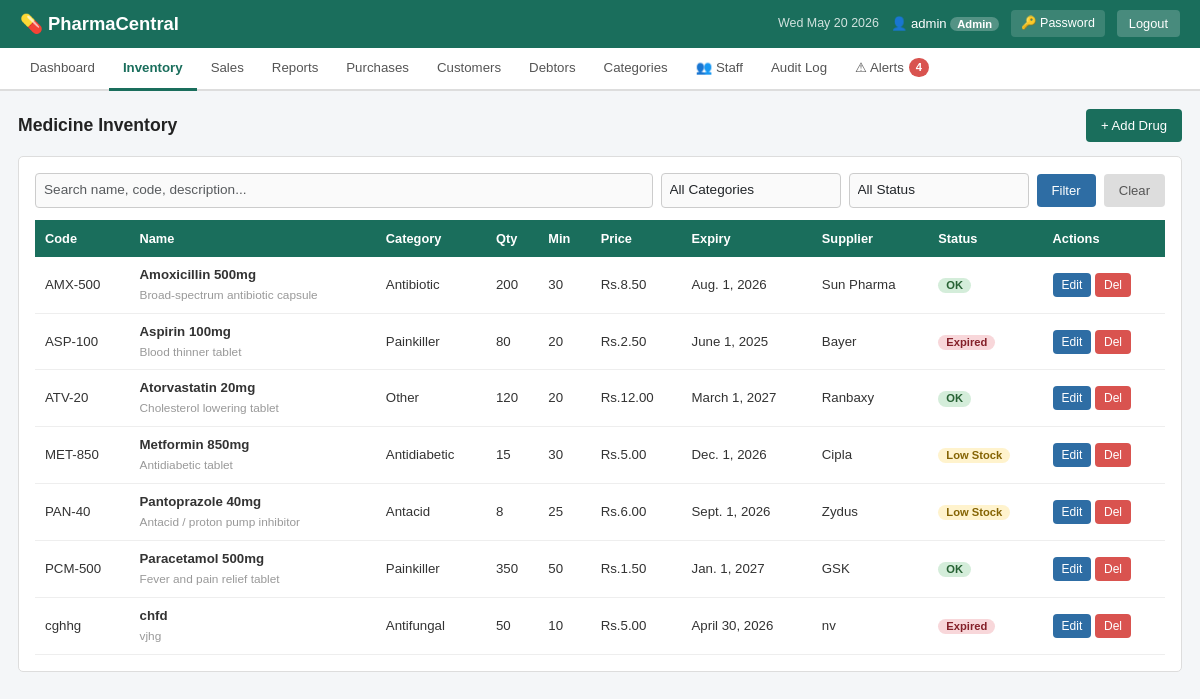
Screenshot of /inventory/ (signed in) with the database file from the repository.
### inventory/models.py (models this page shows, shortened)
class Drug(models.Model):
    code = models.CharField(max_length=50, unique=True)
    name = models.CharField(max_length=200)
    description = models.TextField(blank=True)
    category = models.ForeignKey(DrugCategory, null=True, blank=True, on_delete=models.SET_NULL, related_name='drugs')
    quantity = models.PositiveIntegerField(default=0)
    minimum_quantity = models.PositiveIntegerField(default=10)
    unit_price = models.DecimalField(max_digits=10, decimal_places=2)
    expiry_date = models.DateField()
    supplier = models.CharField(max_length=200, blank=True)
    created_at = models.DateTimeField(auto_now_add=True)
    updated_at = models.DateTimeField(auto_now=True)
    class Meta:
        ordering = ['name']
    @property
    def days_until_expiry(self):
        return (self.expiry_date - date.today()).days
    @property
    def status(self):
        days = self.days_until_expiry
        if days < 0:
            return 'expired'
        elif days <= 30:
            return 'expiring'
        elif self.quantity <= self.minimum_quantity:
            return 'low'
        return 'ok'
    @property
    def category_name(self):
        return self.category.name if self.category else 'Uncategorised'

class DrugCategory(models.Model):
    name = models.CharField(max_length=100, unique=True)
    created_at = models.DateTimeField(auto_now_add=True)
    class Meta:
        ordering = ['name']
        verbose_name_plural = 'Drug Categories'

### inventory/views.py (the view)
# urls.py: path('inventory/',                  views.inventory_list, name='inventory_list'),
@login_required
def inventory_list(request):
    today  = date.today()
    thirty = today + timedelta(days=30)
    drugs  = Drug.objects.select_related('category').all()
    query           = request.GET.get('query', '')
    status_filter   = request.GET.get('status_filter', 'all')
    category_filter = request.GET.get('category_filter', '')
    if query:
        drugs = drugs.filter(Q(name__icontains=query) | Q(code__icontains=query) | Q(description__icontains=query))
    if category_filter:
        drugs = drugs.filter(category__id=category_filter)
    if status_filter == 'expired':
        drugs = drugs.filter(expiry_date__lt=today)
    elif status_filter == 'expiring':
        drugs = drugs.filter(expiry_date__gte=today, expiry_date__lte=thirty)
    elif status_filter == 'low':
        drugs = drugs.filter(quantity__lte=F('minimum_quantity'), expiry_date__gte=today)
    ctx = base_ctx(request)
    ctx.update({'drugs': drugs, 'query': query, 'status_filter': status_filter,
                'category_filter': category_filter, 'categories': DrugCategory.objects.all()})
    return render(request, 'inventory/inventory.html', ctx)

### inventory/views.py (called while the page is built)
def is_admin(user):
    return user.is_authenticated and (user.is_superuser or user.is_staff)

def base_ctx(request):
    return {'alert_count': len(build_alerts()), 'is_admin': is_admin(request.user)}

### inventory/templates/inventory/inventory.html (shortened to what this page needs)
{% extends 'inventory/base.html' %}
{% block content %}
<div class="page-header">
  <h2 class="page-title">Medicine Inventory</h2>
  {% if is_admin %}<a href="{% url 'drug_add' %}" class="btn btn-green">+ Add Drug</a>{% endif %}
</div>
<div class="form-box">
  <form method="get" class="search-bar">
    <input type="text" name="query" value="{{ query }}" placeholder="Search name, code, description..." class="form-control">
    <select name="category_filter" class="form-control" style="max-width:180px">
      <option value="">All Categories</option>
    </select>
    <select name="status_filter" class="form-control" style="max-width:170px">
      <option value="all"      {% if status_filter == 'all' %}selected{% endif %}>All Status</option>
    </select>
    <button type="submit" class="btn btn-blue">Filter</button>
    <a href="{% url 'inventory_list' %}" class="btn" style="background:#ddd;color:#555">Clear</a>
  </form>
  {% if drugs %}
  <div class="table-wrap">
    <table>
      <thead>
        <tr><th>Code</th><th>Name</th><th>Category</th><th>Qty</th><th>Min</th><th>Price</th><th>Expiry</th><th>Supplier</th><th>Status</th>{% if is_admin %}<th>Actions</th>{% endif %}</tr>
      </thead>
      <tbody>
        {% for drug in drugs %}
        <tr>
          <td>{{ drug.code }}</td>
          <td><strong>{{ drug.name }}</strong>{% if drug.description %}<br><span style="color:#999;font-size:0.74rem">{{ drug.description }}</span>{% endif %}</td>
          <td>{{ drug.category_name }}</td>
          <td>{{ drug.quantity }}</td>
          <td>{{ drug.minimum_quantity }}</td>
          <td>Rs.{{ drug.unit_price }}</td>
          <td>{{ drug.expiry_date }}</td>
          <td>{{ drug.supplier }}</td>
          <td>
            {% if drug.status == 'expired' %}<span class="badge badge-expired">Expired</span>
            {% elif drug.status == 'expiring' %}<span class="badge badge-expiring">Expiring Soon</span>
            {% elif drug.status == 'low' %}<span class="badge badge-low">Low Stock</span>
            {% else %}<span class="badge badge-ok">OK</span>{% endif %}
          </td>
          {% if is_admin %}
          <td>
            <a href="{% url 'drug_edit' drug.pk %}" class="btn btn-blue btn-sm">Edit</a>
            <a href="{% url 'drug_delete' drug.pk %}" class="btn btn-red btn-sm">Del</a>
          </td>
          {% endif %}
        </tr>
        {% endfor %}
      </tbody>
    </table>
  </div>
  {% else %}
  <p class="no-data">No drugs found.</p>
  {% endif %}
</div>
{% endblock %}

### inventory/templates/inventory/base.html (shortened to what this page needs)
<!DOCTYPE html>
<html lang="en">
<head>
{% load static %}
<link href="https://cdn.jsdelivr.net/npm/bootstrap@5.3.3/dist/css/bootstrap.min.css" rel="stylesheet">
<link rel="stylesheet" href="{% static 'css/style.css' %}?v=20260319">
</head>
<body>
<header>
  <div class="header-left">
    <span class="logo">💊 PharmaCentral</span>
  </div>
  <div class="header-right">
    <span class="date-display" id="headerDate"></span>
    {% if user.is_authenticated %}
      <span class="user-info">
        👤 {{ user.username }}
        {% if user.is_staff or user.is_superuser %}
          <span class="role-badge">Admin</span>
        {% else %}
          <span class="role-badge salesperson">Staff</span>
        {% endif %}
      </span>
      <a href="{% url 'change_password' %}" class="btn-header">🔑 Password</a>
      <a href="{% url 'logout' %}" class="btn-logout">Logout</a>
    {% endif %}
  </div>
</header>
{% if user.is_authenticated %}
<nav class="main-nav">
  <a href="{% url 'dashboard' %}"      class="nav-link {% if request.resolver_match.url_name == 'dashboard' %}active{% endif %}">Dashboard</a>
  <a href="{% url 'inventory_list' %}" class="nav-link {% if 'inventory' in request.resolver_match.url_name or request.resolver_match.url_name == 'drug_add' %}active{% endif %}">Inventory</a>
  <a href="{% url 'sales_list' %}"     class="nav-link {% if request.resolver_match.url_name == 'sales_list' %}active{% endif %}">Sales</a>
  <a href="{% url 'sales_report' %}"   class="nav-link {% if 'sales_report' in request.resolver_match.url_name %}active{% endif %}">Reports</a>
  <a href="{% url 'purchase_list' %}"  class="nav-link {% if 'purchase' in request.resolver_match.url_name %}active{% endif %}">Purchases</a>
  <a href="{% url 'customer_list' %}"  class="nav-link {% if 'customer' in request.resolver_match.url_name %}active{% endif %}">Customers</a>
  <a href="{% url 'debtor_list' %}"    class="nav-link {% if 'debtor' in request.resolver_match.url_name %}active{% endif %}">Debtors</a>
  {% if is_admin %}
  <a href="{% url 'category_list' %}"  class="nav-link {% if 'category' in request.resolver_match.url_name %}active{% endif %}">Categories</a>
  <a href="{% url 'staff_list' %}"     class="nav-link {% if 'staff' in request.resolver_match.url_name %}active{% endif %}">👥 Staff</a>
  <a href="{% url 'audit_log' %}"      class="nav-link {% if request.resolver_match.url_name == 'audit_log' %}active{% endif %}">Audit Log</a>
  {% endif %}
  <a href="{% url 'alerts' %}" class="nav-link {% if request.resolver_match.url_name == 'alerts' %}active{% endif %}">
    ⚠ Alerts{% if alert_count %} <span class="alert-badge">{{ alert_count }}</span>{% endif %}
  </a>
</nav>
{% endif %}
<div class="main-content">
  {% block content %}{% endblock %}
</div>
</body>
</html>

### static/css/style.css (style rules this page uses)
* { box-sizing: border-box; margin: 0; padding: 0; }
body { font-family: Arial, sans-serif; background: #f4f6f8; color: #333; font-size: 14px; }
header { background: #1a6e5c; color: white; padding: 10px 20px; display: flex; align-items: center; justify-content: space-between; flex-wrap: wrap; gap: 8px; }
.logo { font-size: 1.15rem; font-weight: bold; }
.header-right { display: flex; align-items: center; gap: 12px; flex-wrap: wrap; }
.date-display { font-size: 0.78rem; opacity: 0.8; }
.user-info { font-size: 0.82rem; }
.role-badge { background: rgba(255,255,255,0.25); padding: 1px 7px; border-radius: 10px; font-size: 0.7rem; font-weight: bold; }
.btn-header { background: rgba(255,255,255,0.15); color: white; padding: 4px 10px; border-radius: 4px; text-decoration: none; font-size: 0.78rem; }
.btn-logout { background: rgba(255,255,255,0.2); color: white; padding: 4px 12px; border-radius: 4px; text-decoration: none; font-size: 0.8rem; }
.main-nav { background: #fff; border-bottom: 2px solid #ddd; display: flex; flex-wrap: wrap; padding: 0 16px; }
.nav-link { padding: 10px 14px; text-decoration: none; font-size: 0.83rem; color: #555; border-bottom: 3px solid transparent; margin-bottom: -2px; display: inline-flex; align-items: center; gap: 5px; }
.nav-link.active { color: #1a6e5c; border-bottom-color: #1a6e5c; font-weight: bold; }
.alert-badge { background: #d9534f; color: white; border-radius: 10px; padding: 1px 7px; font-size: 0.7rem; font-weight: bold; }
.main-content { padding: 18px; max-width: 1200px; margin: 0 auto; }
.page-title { font-size: 1.1rem; font-weight: bold; color: #222; margin-bottom: 14px; }
.page-header { display: flex; align-items: center; justify-content: space-between; margin-bottom: 14px; }
.page-header .page-title { margin-bottom: 0; }
.form-box { background: #fff; border: 1px solid #ddd; border-radius: 5px; padding: 16px; margin-bottom: 16px; }
.form-control { padding: 6px 8px; border: 1px solid #ccc; border-radius: 4px; font-size: 0.85rem; font-family: Arial, sans-serif; background: #fafafa; width: 100%; }
.btn { padding: 7px 15px; border: none; border-radius: 4px; cursor: pointer; font-size: 0.82rem; font-family: Arial, sans-serif; text-decoration: none; display: inline-block; }
.btn-green { background: #1a6e5c; color: #fff; }
.btn-red { background: #d9534f; color: #fff; }
.btn-blue { background: #2e6da4; color: #fff; }
.btn-sm { padding: 3px 9px; font-size: 0.75rem; }
.search-bar { display: flex; gap: 8px; flex-wrap: wrap; align-items: center; margin-bottom: 12px; }
.search-bar .form-control { flex: 1; min-width: 180px; }
.table-wrap { overflow-x: auto; }
table { width: 100%; border-collapse: collapse; }
thead { background: #1a6e5c; color: white; }
thead th { padding: 9px 10px; text-align: left; font-size: 0.8rem; white-space: nowrap; }
tbody tr { border-bottom: 1px solid #eee; }
tbody td { padding: 8px 10px; font-size: 0.83rem; }
.badge { display: inline-block; padding: 2px 8px; border-radius: 10px; font-size: 0.7rem; font-weight: bold; }
.badge-ok { background: #d4edda; color: #276234; }
.badge-low { background: #fff3cd; color: #856404; }
.badge-expired { background: #f8d7da; color: #842029; }

### rows the page displays
Drug: code "AMX-500", name "Amoxicillin 500mg", description "Broad-spectrum antibiotic capsule", category_name "Antibiotic", quantity "200", minimum_quantity "30", unit_price "8.50", expiry_date "Aug. 1, 2026", supplier "Sun Pharma", shows "OK"
Drug: code "ASP-100", name "Aspirin 100mg", description "Blood thinner tablet", category_name "Painkiller", quantity "80", minimum_quantity "20", unit_price "2.50", expiry_date "June 1, 2025", supplier "Bayer", shows "Expired"
Drug: code "ATV-20", name "Atorvastatin 20mg", description "Cholesterol lowering tablet", category_name "Other", quantity "120", minimum_quantity "20", unit_price "12.00", expiry_date "March 1, 2027", supplier "Ranbaxy", shows "OK"
Drug: code "MET-850", name "Metformin 850mg", description "Antidiabetic tablet", category_name "Antidiabetic", quantity "15", minimum_quantity "30", unit_price "5.00", expiry_date "Dec. 1, 2026", supplier "Cipla", shows "Low Stock"
Drug: code "PAN-40", name "Pantoprazole 40mg", description "Antacid / proton pump inhibitor", category_name "Antacid", quantity "8", minimum_quantity "25", unit_price "6.00", expiry_date "Sept. 1, 2026", supplier "Zydus", shows "Low Stock"
Drug: code "PCM-500", name "Paracetamol 500mg", description "Fever and pain relief tablet", category_name "Painkiller", quantity "350", minimum_quantity "50", unit_price "1.50", expiry_date "Jan. 1, 2027", supplier "GSK", shows "OK"
Drug: code "cghhg", name "chfd", description "vjhg", category_name "Antifungal", quantity "50", minimum_quantity "10", unit_price "5.00", expiry_date "April 30, 2026", supplier "nv", shows "Expired"

### other values shown
{{ user.username }} "admin"
{{ alert_count }} "4"
